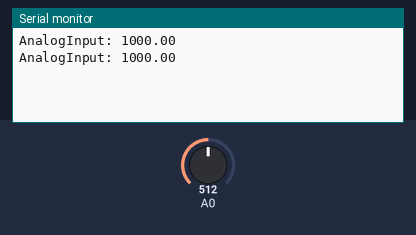
A sketch run on a simulated Arduino Uno, built with avr-gcc and run on an emulated ATmega328P. On the bench: the last lines printed to the serial monitor. The inputs (shaded band) are chosen by the test bench; at power-on: A0 = 512.

Above: at 1.8 s.
1.9 s: A0 set to 0
At 2.5 s:
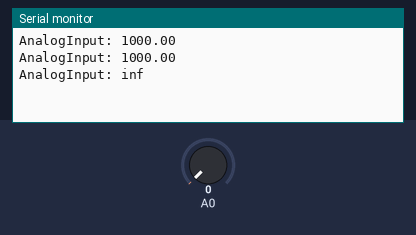
4.5 s: A0 set to 122
At 5.8 s:
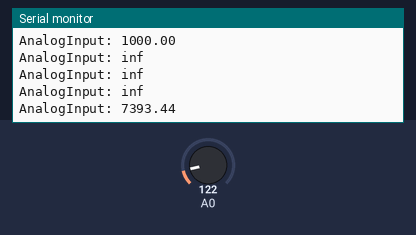

Measured:
- after the input at 1.9 s, the serial monitor: prints a new line after 0.10 s (image 1)
- after the input at 4.5 s, the serial monitor: prints a new line after 0.50 s (image 2)

The sketch:

voltage_divider.ino
```cpp
int analogInput = 0;
int Vin = 5;
float Vout = 0;
float R1 = 1000;
float R2 = 0;

void setup() {
  Serial.begin(9600);
}

void loop() {
  analogInput = analogRead(0);
  Vout = (analogInput * Vin)/1024.0;
  R2 = R1 * ((Vin/Vout) - 1);
  Serial.print("AnalogInput: ");
  Serial.println(R2);
  delay(1000);
}
```
